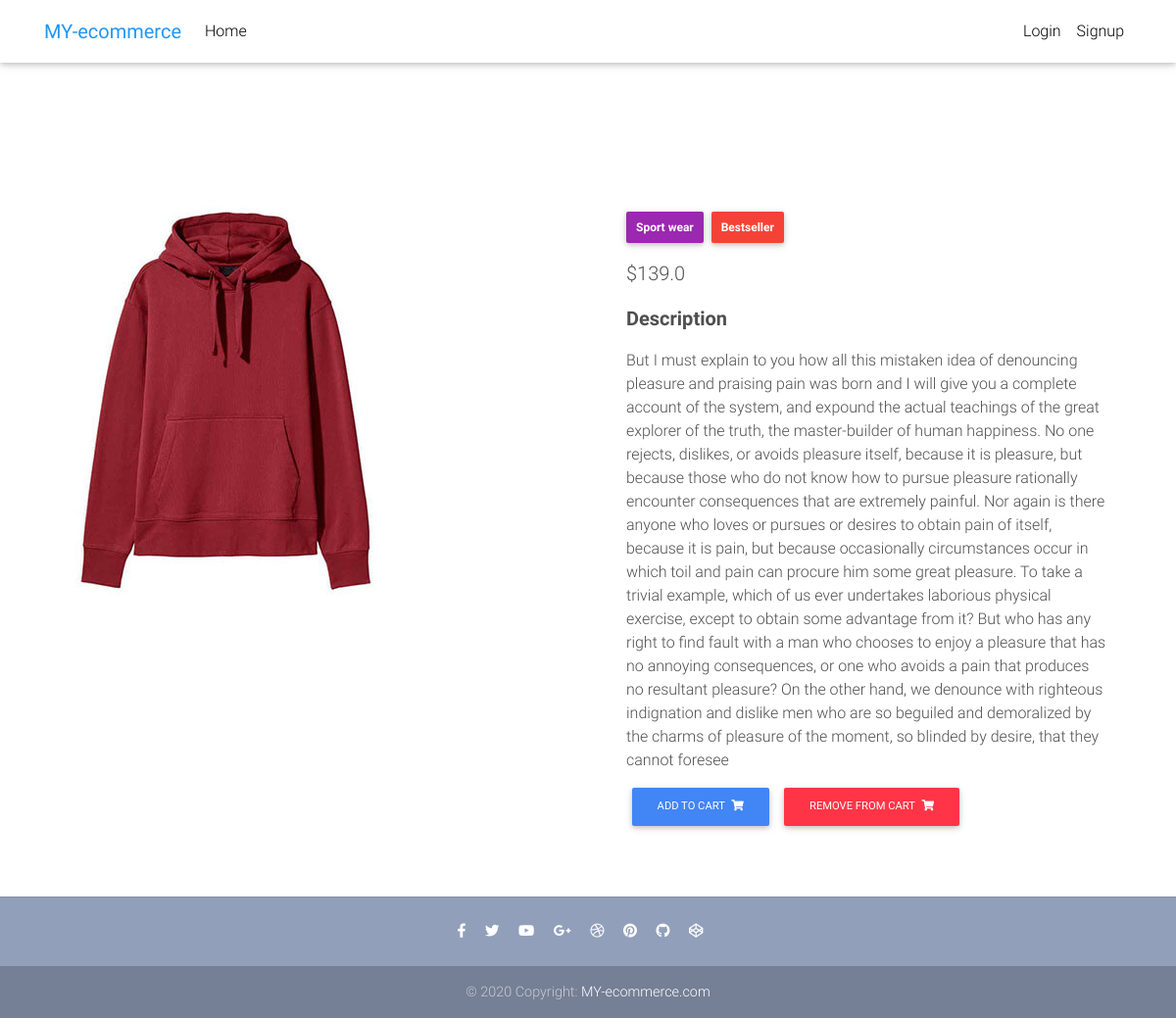
The page /product/sweatshirt/ on the database its author committed.
### ecommerce/models.py (models this page shows, shortened)
class Item(models.Model):
    title = models.CharField(max_length=100)
    price = models.FloatField()
    discount_price = models.FloatField(blank=True, null=True)
    category = models.CharField(choices=CATEGORY_CHOICES, max_length=2)
    label = models.CharField(choices=LABEL_CHOICES, max_length=1)
    slug = models.SlugField(unique=True)
    description = models.TextField()
    image = models.ImageField(upload_to='product/images')
    def get_remove_from_cart_url(self):
        return reverse("ecommerce:remove-from-cart", kwargs={
            'slug': self.slug
        })
    def get_add_to_cart_url(self):
        return reverse("ecommerce:add-to-cart", kwargs={
            'slug': self.slug
        })

### ecommerce/views.py (the view)
# urls.py: path('product/<slug>/', ItemDetailView.as_view(), name='product'),
class ItemDetailView(DetailView):
    model = Item
    template_name = "product.html"

### templates/product.html
{% extends "base.html" %}
{% block content %}
<main class="mt-5 pt-4">
    <div class="container dark-grey-text mt-5">
        <div class="row wow fadeIn">
            <div class="col-md-6 mb-4">
                <img src="{{ object.image.url }}" class="img-fluid" alt="">
            </div>
            <div class="col-md-6 mb-4">
                <div class="p-4">
                    <div class="mb-3">
                        <a href="">
                            <span class="badge purple mr-1"
                                  style="padding: 10px">{{ object.get_category_display }}</span>
                        </a>
                        {% if item.label == 'P' %} <a href=""><span class="badge red mr-1" style="padding: 10px">Bestseller</span></a>
                        {% elif item.label == 'D' %} <a href=""><span class="badge blue mr-1"
                                                                      style="padding: 10px">New</span></a>
                        {% endif %}
                    </div>
                    <p class="lead">
                        {% if object.discount_price %}
                        <span class="mr-1">
                <del>${{ object.price }}</del>
              </span>
                        <span>${{ object.discount_price }}</span>
                        {% else %}
                        <span>${{ object.price }}</span>
                        {% endif %}
                    </p>
                    <p class="lead font-weight-bold">Description</p>
                    <p>{{ object.description }}</p>
                    <a class="btn btn-primary btn-md my-0 p" href="{{object.get_add_to_cart_url}}">
                        Add to cart
                        <i class="fas fa-shopping-cart ml-1"></i>
                    </a>
                    <a class="btn btn-danger btn-md my-0 p" href="{{object.get_remove_from_cart_url}}">
                        Remove From Cart
                        <i class="fas fa-shopping-cart ml-1"></i>
                    </a>
                </div>
            </div>
        </div>
    </div>
</main>
{% endblock content %}

### templates/base.html (style rules this page uses)
html, body, header, .carousel { height: 60vh; }

### rows shown on the page
Item: image (picture), category "Sport wear", price "139.0", description "But I must explain to you how all this mistaken idea of denouncing pleasure and praising pain was born and I will give you a complete account of the system, and expound the actual teachings of the great explorer of the truth, the master-builder of human happiness. No one rejects, dislikes, or avoids pleasure itself, because it is pleasure, but because those who do not know how to pursue pleasure rationally encounter consequences that are extremely painful. Nor again is there anyone who loves or pursues or desires to obtain pain of itself, because it is pain, but because occasionally circumstances occur in which toil and pain can procure him some great pleasure. To take a trivial example,…"
